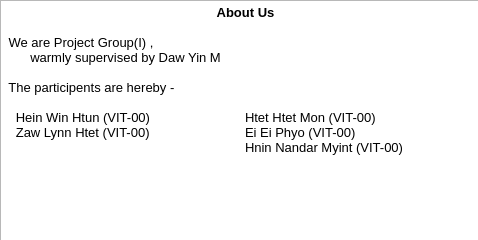
<?xml version="1.0" encoding="UTF-8"?>
<ui version="4.0">
 <class>AboutUs</class>
 <widget class="QDialog" name="AboutUs">
  <property name="geometry">
   <rect>
    <x>0</x>
    <y>0</y>
    <width>478</width>
    <height>240</height>
   </rect>
  </property>
  <property name="windowTitle">
   <string>About Us</string>
  </property>
  <property name="windowIcon">
   <iconset resource="imicons.qrc">
    <normaloff>:/imcon/about1.png</normaloff>:/imcon/about1.png</iconset>
  </property>
  <widget class="QTextBrowser" name="AboutUstextBrowser">
   <property name="geometry">
    <rect>
     <x>0</x>
     <y>0</y>
     <width>491</width>
     <height>321</height>
    </rect>
   </property>
   <property name="html">
    <string>&lt;!DOCTYPE HTML PUBLIC &quot;-//W3C//DTD HTML 4.0//EN&quot; &quot;http://www.w3.org/TR/REC-html40/strict.dtd&quot;&gt;
&lt;html&gt;&lt;head&gt;&lt;meta name=&quot;qrichtext&quot; content=&quot;1&quot; /&gt;&lt;style type=&quot;text/css&quot;&gt;
p, li { white-space: pre-wrap; }
&lt;/style&gt;&lt;/head&gt;&lt;body style=&quot; font-family:'MS Shell Dlg 2'; font-size:8.25pt; font-weight:400; font-style:normal;&quot;&gt;
&lt;p align=&quot;center&quot; style=&quot; margin-top:0px; margin-bottom:0px; margin-left:0px; margin-right:0px; -qt-block-indent:0; text-indent:0px;&quot;&gt;&lt;span style=&quot; font-size:10pt; font-weight:600;&quot;&gt;About Us&lt;/span&gt;&lt;/p&gt;
&lt;p style=&quot;-qt-paragraph-type:empty; margin-top:0px; margin-bottom:0px; margin-left:0px; margin-right:0px; -qt-block-indent:0; text-indent:0px; font-size:10pt;&quot;&gt;&lt;br /&gt;&lt;/p&gt;
&lt;p style=&quot; margin-top:0px; margin-bottom:0px; margin-left:0px; margin-right:0px; -qt-block-indent:0; text-indent:0px;&quot;&gt;&lt;span style=&quot; font-size:10pt;&quot;&gt; We are Project Group(I) ,&lt;/span&gt;&lt;/p&gt;
&lt;p style=&quot; margin-top:0px; margin-bottom:0px; margin-left:0px; margin-right:0px; -qt-block-indent:0; text-indent:0px;&quot;&gt;&lt;span style=&quot; font-size:10pt;&quot;&gt;       warmly supervised by Daw Yin M&lt;/span&gt;&lt;/p&gt;
&lt;p style=&quot;-qt-paragraph-type:empty; margin-top:0px; margin-bottom:0px; margin-left:0px; margin-right:0px; -qt-block-indent:0; text-indent:0px; font-size:10pt;&quot;&gt;&lt;br /&gt;&lt;/p&gt;
&lt;p style=&quot; margin-top:0px; margin-bottom:0px; margin-left:0px; margin-right:0px; -qt-block-indent:0; text-indent:0px;&quot;&gt;&lt;span style=&quot; font-size:10pt;&quot;&gt; The participents are hereby -&lt;/span&gt;&lt;/p&gt;
&lt;p style=&quot;-qt-paragraph-type:empty; margin-top:0px; margin-bottom:0px; margin-left:0px; margin-right:0px; -qt-block-indent:0; text-indent:0px; font-size:10pt;&quot;&gt;&lt;br /&gt;&lt;/p&gt;
&lt;p style=&quot; margin-top:0px; margin-bottom:0px; margin-left:0px; margin-right:0px; -qt-block-indent:0; text-indent:0px;&quot;&gt;&lt;span style=&quot; font-size:10pt;&quot;&gt;   Hein Win Htun (VIT-00)		Htet Htet Mon (VIT-00)&lt;/span&gt;&lt;/p&gt;
&lt;p style=&quot; margin-top:0px; margin-bottom:0px; margin-left:0px; margin-right:0px; -qt-block-indent:0; text-indent:0px;&quot;&gt;&lt;span style=&quot; font-size:10pt;&quot;&gt;   Zaw Lynn Htet (VIT-00)		Ei Ei Phyo (VIT-00)&lt;/span&gt;&lt;/p&gt;
&lt;p style=&quot; margin-top:0px; margin-bottom:0px; margin-left:0px; margin-right:0px; -qt-block-indent:0; text-indent:0px;&quot;&gt;&lt;span style=&quot; font-size:10pt;&quot;&gt;   			Hnin Nandar Myint (VIT-00)&lt;/span&gt;&lt;/p&gt;&lt;/body&gt;&lt;/html&gt;</string>
   </property>
  </widget>
 </widget>
 <resources>
  <include location="imicons.qrc"/>
 </resources>
 <connections/>
</ui>
